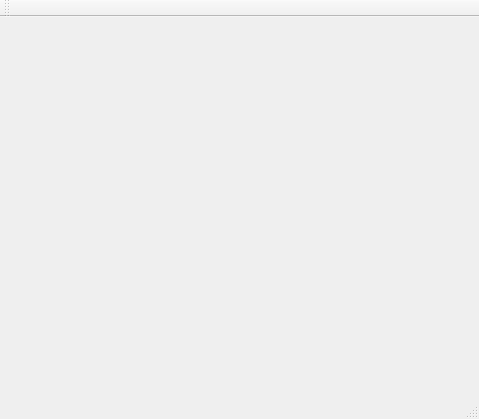
<?xml version="1.0" encoding="UTF-8"?>
<ui version="4.0">
 <class>MainWindow</class>
 <widget class="QMainWindow" name="MainWindow">
  <property name="geometry">
   <rect>
    <x>0</x>
    <y>0</y>
    <width>479</width>
    <height>419</height>
   </rect>
  </property>
  <property name="windowTitle">
   <string>MainWindow</string>
  </property>
  <widget class="QWidget" name="centralWidget"/>
  <widget class="QMenuBar" name="menuBar">
   <property name="geometry">
    <rect>
     <x>0</x>
     <y>0</y>
     <width>479</width>
     <height>21</height>
    </rect>
   </property>
  </widget>
  <widget class="QToolBar" name="mainToolBar">
   <attribute name="toolBarArea">
    <enum>TopToolBarArea</enum>
   </attribute>
   <attribute name="toolBarBreak">
    <bool>false</bool>
   </attribute>
  </widget>
  <widget class="QStatusBar" name="statusBar"/>
 </widget>
 <layoutdefault spacing="6" margin="11"/>
 <resources/>
 <connections/>
</ui>
